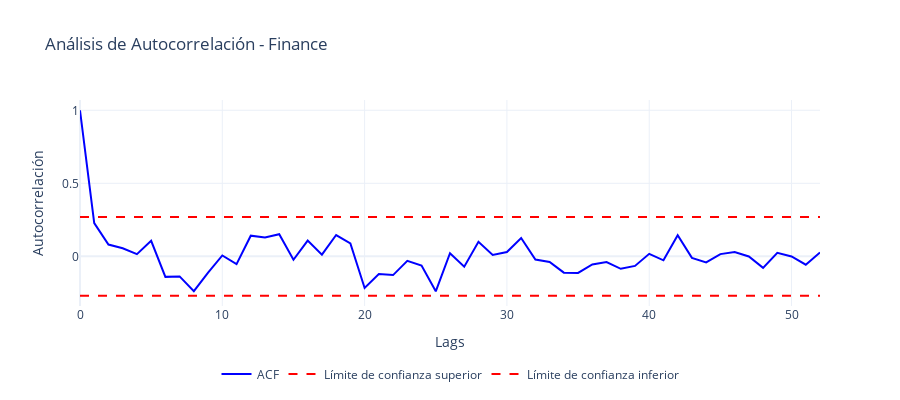
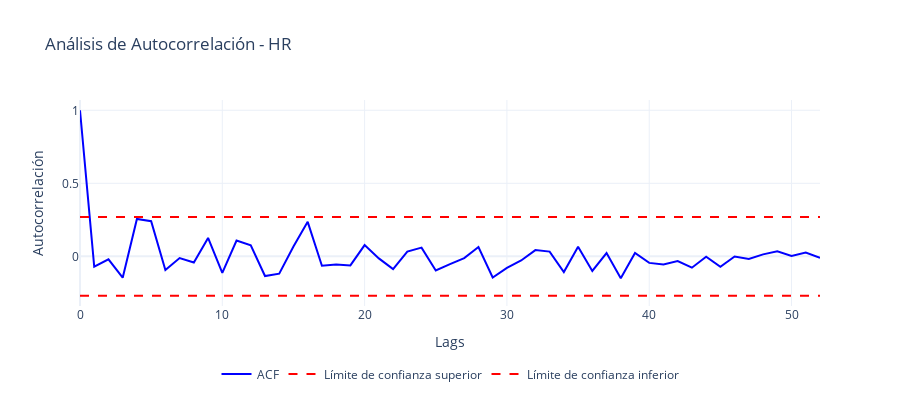
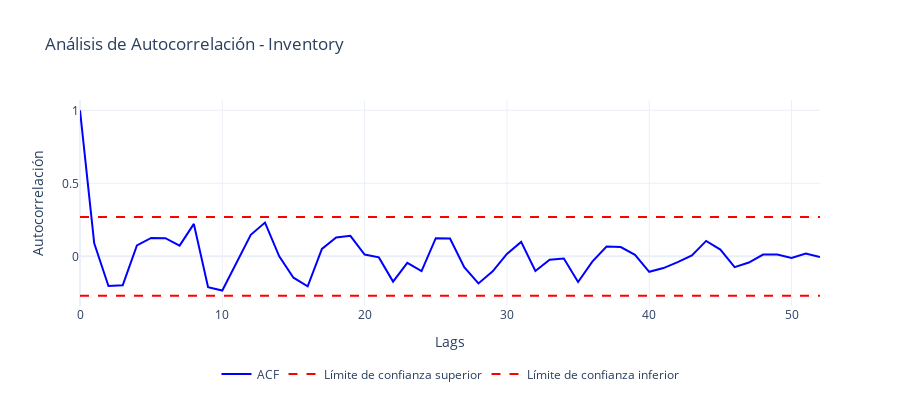
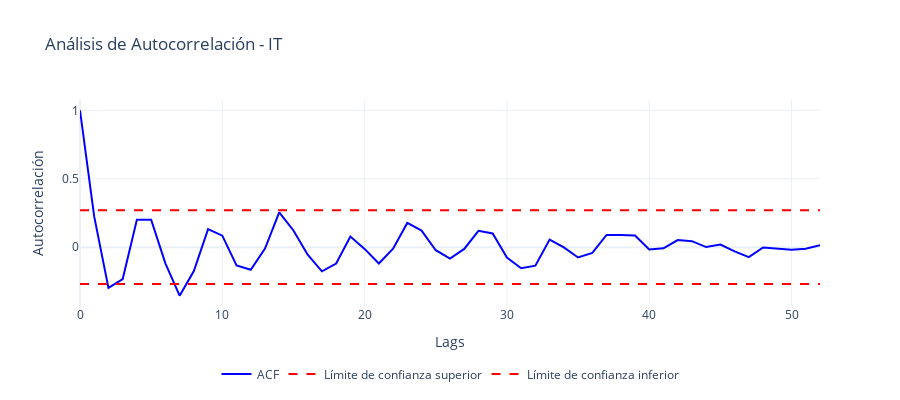

Notebook cell for these charts, in order:
### Markdown cell above
### 3.2. Evaluar Estacionalidad

### Code cell
def analyze_seasonality(historical_data, department=None):
    """Analiza la estacionalidad para un departamento específico usando ACF"""
    
    if department is None:
        departments = historical_data['department'].unique()
    else:
        departments = [department]
        
    # Crear figura para ACF
    fig = go.Figure()
    
    # Diccionario para almacenar resultados
    seasonality_results = {}
    
    # Analizar el departamento
    dept_data = historical_data[historical_data['department'] == department]
    
    if len(dept_data) < 10:
        print(f"\nAdvertencia: Datos insuficientes para {department}")
        return None, None
        
    # Calcular ACF
    acf_values = acf(dept_data['total_overtime'], nlags=52, fft=True)
    confidence_level = 1.96/np.sqrt(len(dept_data))
    lags = np.arange(len(acf_values))
    
    # Agregar ACF plot
    fig.add_trace(
        go.Scatter(
            x=lags,
            y=acf_values,
            mode='lines',
            name='ACF',
            line=dict(color='blue')
        )
    )
    
    # Agregar líneas de confianza
    fig.add_trace(
        go.Scatter(
            x=lags,
            y=[confidence_level]*len(lags),
            mode='lines',
            line=dict(dash='dash', color='red'),
            name='Límite de confianza superior'
        )
    )
    
    fig.add_trace(
        go.Scatter(
            x=lags,
            y=[-confidence_level]*len(lags),
            mode='lines',
            line=dict(dash='dash', color='red'),
            name='Límite de confianza inferior'
        )
    )
    
    # Detectar estacionalidad
    significant_lags = [i for i in range(1, len(acf_values)) 
                      if abs(acf_values[i]) > confidence_level]
    
    # Buscar patrones repetitivos
    if len(significant_lags) > 0:
        potential_seasons = [lag for lag in significant_lags if lag > 4]
        seasonal_strength = np.mean([abs(acf_values[lag]) for lag in potential_seasons]) if potential_seasons else 0
        
        # Determinar tipo de estacionalidad
        if seasonal_strength > 0.6:
            seasonality_type = "Fuerte"
        elif seasonal_strength > 0.3:
            seasonality_type = "Moderada"
        elif seasonal_strength > 0.1:
            seasonality_type = "Débil"
        else:
            seasonality_type = "No detectada"
            
        # Identificar posible período estacional
        if potential_seasons:
            possible_period = min(potential_seasons)
        else:
            possible_period = None
    else:
        seasonality_type = "No detectada"
        possible_period = None
        seasonal_strength = 0
    
    # Almacenar resultados
    seasonality_results = {
        'seasonality_type': seasonality_type,
        'seasonal_strength': seasonal_strength,
        'possible_period': possible_period,
        'significant_lags': significant_lags
    }
    
    # Actualizar diseño con leyenda abajo al centro
    fig.update_layout(
        height=400,
        title_text=f"Análisis de Autocorrelación - {department}",
        showlegend=True,
        template='plotly_white',
        xaxis_title="Lags",
        yaxis_title="Autocorrelación",
        legend=dict(
            orientation="h",
            yanchor="bottom",
            y=-0.4,
            xanchor="center",
            x=0.5
        )
    )
    
    # Mostrar resultados
    print(f"\nResultados del análisis de estacionalidad para {department}:")
    print("-" * 70)
    print(f"Tipo de estacionalidad: {seasonality_type}")
    print(f"Fuerza de la estacionalidad: {seasonal_strength:.2f}")
    if possible_period:
        print(f"Posible período estacional: {possible_period} semanas")
    print(f"Lags significativos: {significant_lags}")
    
    return fig, seasonality_results

# Para usar la función para un departamento específico:
departments = historical_data['department'].unique()
for dept in departments:
    print(f"\nAnalizando {dept}...")
    fig_acf, results = analyze_seasonality(historical_data, dept)
    if isinstance(fig_acf, go.Figure):
        fig_acf.show()

### Figure 1 — Plotly figure (JSON) as saved in the notebook; plotly's stock layout.template omitted (floating-point values rounded to 4 significant figures)
{"data": [{"line": {"color": "blue"}, "mode": "lines", "name": "ACF", "type": "scatter", "x": [0, 1, 2, 3, 4, 5, 6, 7, 8, 9, 10, 11, 12, 13, 14, 15, 16, 17, 18, 19, 20, 21, 22, 23, 24, 25, 26, 27, 28, 29, 30, 31, 32, 33, 34, 35, 36, 37, 38, 39, 40, 41, 42, 43, 44, 45, 46, 47, 48, 49, 50, 51, 52], "y": [1.0, 0.2277, 0.08072, 0.05561, 0.01538, 0.1068, -0.1402, -0.1372, -0.2379, -0.111, 0.00624, -0.05275, 0.1415, 0.1289, 0.1516, -0.02335, 0.1079, 0.01189, 0.1461, 0.089, -0.2161, -0.1209, -0.1282, -0.0302, -0.06255, -0.2391, 0.02135, -0.07104, 0.09941, 0.009216, 0.0302, 0.1255, -0.02193, -0.03796, -0.1113, -0.113, -0.05545, -0.03871, -0.0849, -0.06552, 0.01753, -0.02694, 0.1449, -0.009997, -0.04116, 0.01548, 0.02981, -0.0009016, -0.07872, 0.02462, -0.0003763, -0.05696, 0.02725]}, {"line": {"color": "red", "dash": "dash"}, "mode": "lines", "name": "Límite de confianza superior", "type": "scatter", "x": [0, 1, 2, 3, 4, 5, 6, 7, 8, 9, 10, 11, 12, 13, 14, 15, 16, 17, 18, 19, 20, 21, 22, 23, 24, 25, 26, 27, 28, 29, 30, 31, 32, 33, 34, 35, 36, 37, 38, 39, 40, 41, 42, 43, 44, 45, 46, 47, 48, 49, 50, 51, 52], "y": [0.2692, 0.2692, 0.2692, 0.2692, 0.2692, 0.2692, 0.2692, 0.2692, 0.2692, 0.2692, 0.2692, 0.2692, 0.2692, 0.2692, 0.2692, 0.2692, 0.2692, 0.2692, 0.2692, 0.2692, 0.2692, 0.2692, 0.2692, 0.2692, 0.2692, 0.2692, 0.2692, 0.2692, 0.2692, 0.2692, 0.2692, 0.2692, 0.2692, 0.2692, 0.2692, 0.2692, 0.2692, 0.2692, 0.2692, 0.2692, 0.2692, 0.2692, 0.2692, 0.2692, 0.2692, 0.2692, 0.2692, 0.2692, 0.2692, 0.2692, 0.2692, 0.2692, 0.2692]}, {"line": {"color": "red", "dash": "dash"}, "mode": "lines", "name": "Límite de confianza inferior", "type": "scatter", "x": [0, 1, 2, 3, 4, 5, 6, 7, 8, 9, 10, 11, 12, 13, 14, 15, 16, 17, 18, 19, 20, 21, 22, 23, 24, 25, 26, 27, 28, 29, 30, 31, 32, 33, 34, 35, 36, 37, 38, 39, 40, 41, 42, 43, 44, 45, 46, 47, 48, 49, 50, 51, 52], "y": [-0.2692, -0.2692, -0.2692, -0.2692, -0.2692, -0.2692, -0.2692, -0.2692, -0.2692, -0.2692, -0.2692, -0.2692, -0.2692, -0.2692, -0.2692, -0.2692, -0.2692, -0.2692, -0.2692, -0.2692, -0.2692, -0.2692, -0.2692, -0.2692, -0.2692, -0.2692, -0.2692, -0.2692, -0.2692, -0.2692, -0.2692, -0.2692, -0.2692, -0.2692, -0.2692, -0.2692, -0.2692, -0.2692, -0.2692, -0.2692, -0.2692, -0.2692, -0.2692, -0.2692, -0.2692, -0.2692, -0.2692, -0.2692, -0.2692, -0.2692, -0.2692, -0.2692, -0.2692]}], "layout": {"height": 400, "legend": {"orientation": "h", "x": 0.5, "xanchor": "center", "y": -0.4, "yanchor": "bottom"}, "showlegend": true, "title": {"text": "Análisis de Autocorrelación - Finance"}, "xaxis": {"title": {"text": "Lags"}}, "yaxis": {"title": {"text": "Autocorrelación"}}}}

### Figure 2 — Plotly figure (JSON) as saved in the notebook; plotly's stock layout.template omitted (floating-point values rounded to 4 significant figures)
{"data": [{"line": {"color": "blue"}, "mode": "lines", "name": "ACF", "type": "scatter", "x": [0, 1, 2, 3, 4, 5, 6, 7, 8, 9, 10, 11, 12, 13, 14, 15, 16, 17, 18, 19, 20, 21, 22, 23, 24, 25, 26, 27, 28, 29, 30, 31, 32, 33, 34, 35, 36, 37, 38, 39, 40, 41, 42, 43, 44, 45, 46, 47, 48, 49, 50, 51, 52], "y": [1.0, -0.07051, -0.02009, -0.146, 0.2559, 0.2411, -0.09269, -0.01132, -0.04236, 0.1264, -0.1126, 0.1088, 0.07582, -0.1346, -0.1181, 0.0679, 0.2364, -0.06384, -0.05494, -0.06183, 0.07695, -0.01392, -0.08756, 0.03292, 0.06006, -0.09609, -0.0529, -0.01192, 0.06423, -0.1445, -0.07837, -0.02792, 0.0428, 0.03266, -0.1076, 0.06589, -0.09979, 0.02269, -0.1495, 0.02285, -0.0447, -0.05523, -0.03169, -0.07746, -0.002477, -0.07192, -0.0004732, -0.01745, 0.01383, 0.03496, 0.002972, 0.02558, -0.01042]}, {"line": {"color": "red", "dash": "dash"}, "mode": "lines", "name": "Límite de confianza superior", "type": "scatter", "x": [0, 1, 2, 3, 4, 5, 6, 7, 8, 9, 10, 11, 12, 13, 14, 15, 16, 17, 18, 19, 20, 21, 22, 23, 24, 25, 26, 27, 28, 29, 30, 31, 32, 33, 34, 35, 36, 37, 38, 39, 40, 41, 42, 43, 44, 45, 46, 47, 48, 49, 50, 51, 52], "y": [0.2692, 0.2692, 0.2692, 0.2692, 0.2692, 0.2692, 0.2692, 0.2692, 0.2692, 0.2692, 0.2692, 0.2692, 0.2692, 0.2692, 0.2692, 0.2692, 0.2692, 0.2692, 0.2692, 0.2692, 0.2692, 0.2692, 0.2692, 0.2692, 0.2692, 0.2692, 0.2692, 0.2692, 0.2692, 0.2692, 0.2692, 0.2692, 0.2692, 0.2692, 0.2692, 0.2692, 0.2692, 0.2692, 0.2692, 0.2692, 0.2692, 0.2692, 0.2692, 0.2692, 0.2692, 0.2692, 0.2692, 0.2692, 0.2692, 0.2692, 0.2692, 0.2692, 0.2692]}, {"line": {"color": "red", "dash": "dash"}, "mode": "lines", "name": "Límite de confianza inferior", "type": "scatter", "x": [0, 1, 2, 3, 4, 5, 6, 7, 8, 9, 10, 11, 12, 13, 14, 15, 16, 17, 18, 19, 20, 21, 22, 23, 24, 25, 26, 27, 28, 29, 30, 31, 32, 33, 34, 35, 36, 37, 38, 39, 40, 41, 42, 43, 44, 45, 46, 47, 48, 49, 50, 51, 52], "y": [-0.2692, -0.2692, -0.2692, -0.2692, -0.2692, -0.2692, -0.2692, -0.2692, -0.2692, -0.2692, -0.2692, -0.2692, -0.2692, -0.2692, -0.2692, -0.2692, -0.2692, -0.2692, -0.2692, -0.2692, -0.2692, -0.2692, -0.2692, -0.2692, -0.2692, -0.2692, -0.2692, -0.2692, -0.2692, -0.2692, -0.2692, -0.2692, -0.2692, -0.2692, -0.2692, -0.2692, -0.2692, -0.2692, -0.2692, -0.2692, -0.2692, -0.2692, -0.2692, -0.2692, -0.2692, -0.2692, -0.2692, -0.2692, -0.2692, -0.2692, -0.2692, -0.2692, -0.2692]}], "layout": {"height": 400, "legend": {"orientation": "h", "x": 0.5, "xanchor": "center", "y": -0.4, "yanchor": "bottom"}, "showlegend": true, "title": {"text": "Análisis de Autocorrelación - HR"}, "xaxis": {"title": {"text": "Lags"}}, "yaxis": {"title": {"text": "Autocorrelación"}}}}

### Figure 3 — Plotly figure (JSON) as saved in the notebook; plotly's stock layout.template omitted (floating-point values rounded to 4 significant figures)
{"data": [{"line": {"color": "blue"}, "mode": "lines", "name": "ACF", "type": "scatter", "x": [0, 1, 2, 3, 4, 5, 6, 7, 8, 9, 10, 11, 12, 13, 14, 15, 16, 17, 18, 19, 20, 21, 22, 23, 24, 25, 26, 27, 28, 29, 30, 31, 32, 33, 34, 35, 36, 37, 38, 39, 40, 41, 42, 43, 44, 45, 46, 47, 48, 49, 50, 51, 52], "y": [1.0, 0.0899, -0.2028, -0.1976, 0.07541, 0.1263, 0.1243, 0.07375, 0.2221, -0.2114, -0.234, -0.04344, 0.148, 0.2312, -7.1e-05, -0.146, -0.2054, 0.05108, 0.129, 0.141, 0.0126, -0.006842, -0.1727, -0.04456, -0.1006, 0.1247, 0.1226, -0.07372, -0.1851, -0.1027, 0.01707, 0.09889, -0.09992, -0.02236, -0.01463, -0.1751, -0.0359, 0.0678, 0.0636, 0.01034, -0.1057, -0.08007, -0.0399, 0.005978, 0.1059, 0.04632, -0.0738, -0.04243, 0.012, 0.01231, -0.01052, 0.02009, -0.005113]}, {"line": {"color": "red", "dash": "dash"}, "mode": "lines", "name": "Límite de confianza superior", "type": "scatter", "x": [0, 1, 2, 3, 4, 5, 6, 7, 8, 9, 10, 11, 12, 13, 14, 15, 16, 17, 18, 19, 20, 21, 22, 23, 24, 25, 26, 27, 28, 29, 30, 31, 32, 33, 34, 35, 36, 37, 38, 39, 40, 41, 42, 43, 44, 45, 46, 47, 48, 49, 50, 51, 52], "y": [0.2692, 0.2692, 0.2692, 0.2692, 0.2692, 0.2692, 0.2692, 0.2692, 0.2692, 0.2692, 0.2692, 0.2692, 0.2692, 0.2692, 0.2692, 0.2692, 0.2692, 0.2692, 0.2692, 0.2692, 0.2692, 0.2692, 0.2692, 0.2692, 0.2692, 0.2692, 0.2692, 0.2692, 0.2692, 0.2692, 0.2692, 0.2692, 0.2692, 0.2692, 0.2692, 0.2692, 0.2692, 0.2692, 0.2692, 0.2692, 0.2692, 0.2692, 0.2692, 0.2692, 0.2692, 0.2692, 0.2692, 0.2692, 0.2692, 0.2692, 0.2692, 0.2692, 0.2692]}, {"line": {"color": "red", "dash": "dash"}, "mode": "lines", "name": "Límite de confianza inferior", "type": "scatter", "x": [0, 1, 2, 3, 4, 5, 6, 7, 8, 9, 10, 11, 12, 13, 14, 15, 16, 17, 18, 19, 20, 21, 22, 23, 24, 25, 26, 27, 28, 29, 30, 31, 32, 33, 34, 35, 36, 37, 38, 39, 40, 41, 42, 43, 44, 45, 46, 47, 48, 49, 50, 51, 52], "y": [-0.2692, -0.2692, -0.2692, -0.2692, -0.2692, -0.2692, -0.2692, -0.2692, -0.2692, -0.2692, -0.2692, -0.2692, -0.2692, -0.2692, -0.2692, -0.2692, -0.2692, -0.2692, -0.2692, -0.2692, -0.2692, -0.2692, -0.2692, -0.2692, -0.2692, -0.2692, -0.2692, -0.2692, -0.2692, -0.2692, -0.2692, -0.2692, -0.2692, -0.2692, -0.2692, -0.2692, -0.2692, -0.2692, -0.2692, -0.2692, -0.2692, -0.2692, -0.2692, -0.2692, -0.2692, -0.2692, -0.2692, -0.2692, -0.2692, -0.2692, -0.2692, -0.2692, -0.2692]}], "layout": {"height": 400, "legend": {"orientation": "h", "x": 0.5, "xanchor": "center", "y": -0.4, "yanchor": "bottom"}, "showlegend": true, "title": {"text": "Análisis de Autocorrelación - Inventory"}, "xaxis": {"title": {"text": "Lags"}}, "yaxis": {"title": {"text": "Autocorrelación"}}}}

### Figure 4 — Plotly figure (JSON) as saved in the notebook; plotly's stock layout.template omitted (floating-point values rounded to 4 significant figures)
{"data": [{"line": {"color": "blue"}, "mode": "lines", "name": "ACF", "type": "scatter", "x": [0, 1, 2, 3, 4, 5, 6, 7, 8, 9, 10, 11, 12, 13, 14, 15, 16, 17, 18, 19, 20, 21, 22, 23, 24, 25, 26, 27, 28, 29, 30, 31, 32, 33, 34, 35, 36, 37, 38, 39, 40, 41, 42, 43, 44, 45, 46, 47, 48, 49, 50, 51, 52], "y": [1.0, 0.2226, -0.2978, -0.2334, 0.2011, 0.2008, -0.118, -0.3547, -0.1746, 0.132, 0.08402, -0.1342, -0.1653, -0.01069, 0.2541, 0.122, -0.05533, -0.1763, -0.1197, 0.07732, -0.01279, -0.1195, -0.01084, 0.1768, 0.1213, -0.02242, -0.08315, -0.01272, 0.119, 0.1001, -0.07637, -0.1537, -0.1351, 0.05532, -0.001876, -0.07531, -0.04174, 0.0893, 0.08967, 0.08456, -0.01645, -0.008434, 0.05197, 0.04387, 0.0007519, 0.01888, -0.03049, -0.07332, -0.002505, -0.01236, -0.01943, -0.01136, 0.01461]}, {"line": {"color": "red", "dash": "dash"}, "mode": "lines", "name": "Límite de confianza superior", "type": "scatter", "x": [0, 1, 2, 3, 4, 5, 6, 7, 8, 9, 10, 11, 12, 13, 14, 15, 16, 17, 18, 19, 20, 21, 22, 23, 24, 25, 26, 27, 28, 29, 30, 31, 32, 33, 34, 35, 36, 37, 38, 39, 40, 41, 42, 43, 44, 45, 46, 47, 48, 49, 50, 51, 52], "y": [0.2692, 0.2692, 0.2692, 0.2692, 0.2692, 0.2692, 0.2692, 0.2692, 0.2692, 0.2692, 0.2692, 0.2692, 0.2692, 0.2692, 0.2692, 0.2692, 0.2692, 0.2692, 0.2692, 0.2692, 0.2692, 0.2692, 0.2692, 0.2692, 0.2692, 0.2692, 0.2692, 0.2692, 0.2692, 0.2692, 0.2692, 0.2692, 0.2692, 0.2692, 0.2692, 0.2692, 0.2692, 0.2692, 0.2692, 0.2692, 0.2692, 0.2692, 0.2692, 0.2692, 0.2692, 0.2692, 0.2692, 0.2692, 0.2692, 0.2692, 0.2692, 0.2692, 0.2692]}, {"line": {"color": "red", "dash": "dash"}, "mode": "lines", "name": "Límite de confianza inferior", "type": "scatter", "x": [0, 1, 2, 3, 4, 5, 6, 7, 8, 9, 10, 11, 12, 13, 14, 15, 16, 17, 18, 19, 20, 21, 22, 23, 24, 25, 26, 27, 28, 29, 30, 31, 32, 33, 34, 35, 36, 37, 38, 39, 40, 41, 42, 43, 44, 45, 46, 47, 48, 49, 50, 51, 52], "y": [-0.2692, -0.2692, -0.2692, -0.2692, -0.2692, -0.2692, -0.2692, -0.2692, -0.2692, -0.2692, -0.2692, -0.2692, -0.2692, -0.2692, -0.2692, -0.2692, -0.2692, -0.2692, -0.2692, -0.2692, -0.2692, -0.2692, -0.2692, -0.2692, -0.2692, -0.2692, -0.2692, -0.2692, -0.2692, -0.2692, -0.2692, -0.2692, -0.2692, -0.2692, -0.2692, -0.2692, -0.2692, -0.2692, -0.2692, -0.2692, -0.2692, -0.2692, -0.2692, -0.2692, -0.2692, -0.2692, -0.2692, -0.2692, -0.2692, -0.2692, -0.2692, -0.2692, -0.2692]}], "layout": {"height": 400, "legend": {"orientation": "h", "x": 0.5, "xanchor": "center", "y": -0.4, "yanchor": "bottom"}, "showlegend": true, "title": {"text": "Análisis de Autocorrelación - IT"}, "xaxis": {"title": {"text": "Lags"}}, "yaxis": {"title": {"text": "Autocorrelación"}}}}
